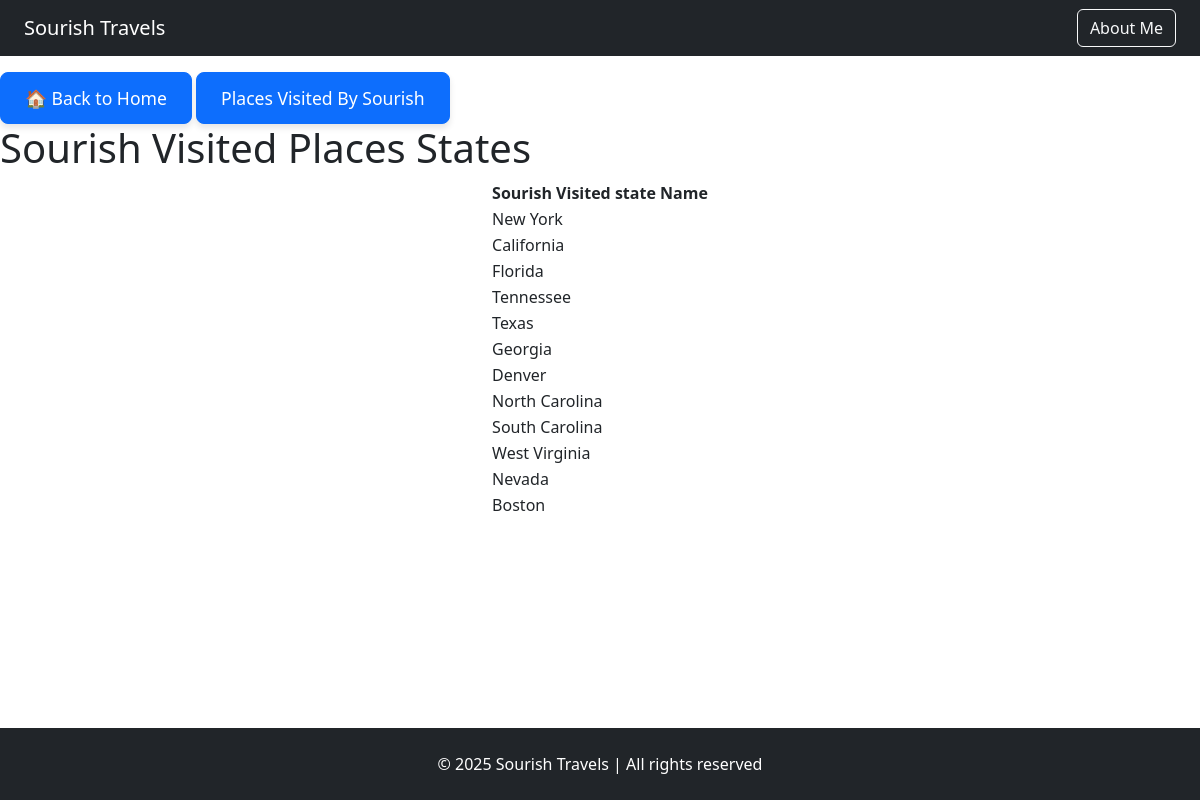
Before: /sourishtravellist/indexstates/ with the older database file.
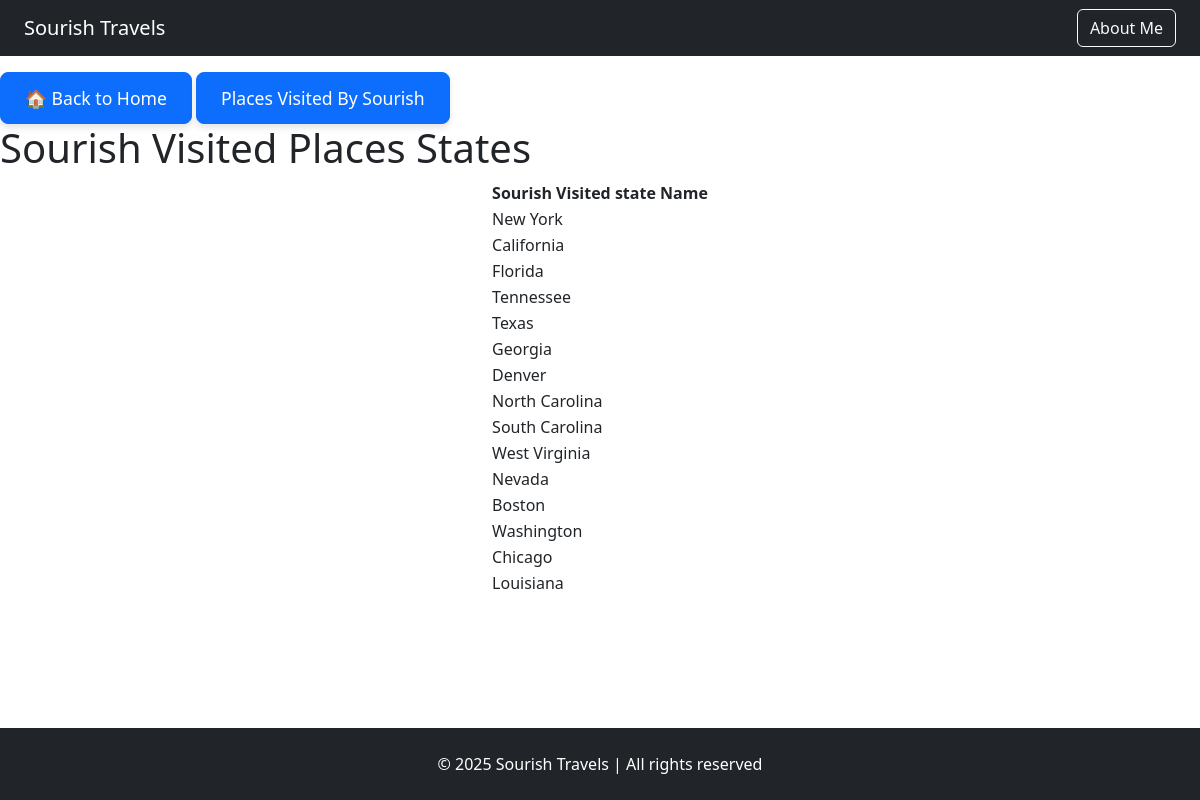
After: the same page with the newer database file.
### sourishtravellist/models.py (models this page shows, shortened)
class Places(models.Model):
    place_state = models.CharField(max_length=255)

### sourishtravellist/views.py (the view)
# urls.py: path('indexstates/', views.indexstates, name='states'),
def indexstates(request):
    placestates=Places.objects.all()
    return render(request, 'placesVisited/statesVisited.html', {'placestates': placestates})

### sourishtravellist/templates/placesVisited/statesVisited.html (shortened to what this page needs)
{% extends 'base.html' %}
{% block content %}
<a href="{% url 'home' %}" class="btn btn-primary mt-3 custom-home-btn">🏠 Back to Home</a>
<a href="{% url 'index' %}" class="btn btn-primary mt-3 custom-home-btn">Places Visited By Sourish</a>
    <h1>Sourish Visited Places States</h1>
    <table align="center">
        <thead>
            <tr>
                <th>Sourish Visited state Name</th>
            </tr>
        </thead>
        <tbody>
            {% for place in placestates %}
                <tr>
                    <td>{{ place.place_state }}</td>
                </tr>
            {% empty %}
                <tr>
                    <td colspan="3">No places found.</td>
                </tr>
            {% endfor %}
        </tbody>
    </table>
{% endblock %}

Changed rows visible on the page:
added Places: place_state "Washington"
added Places: place_state "Chicago"
added Places: place_state "Louisiana"
